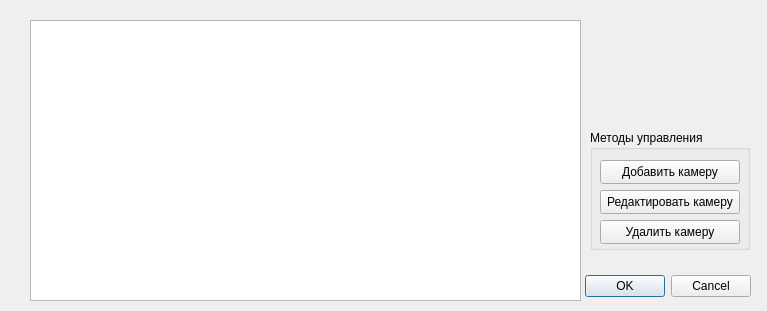
<?xml version="1.0" encoding="UTF-8"?>
<ui version="4.0">
 <class>Cameras</class>
 <widget class="QDialog" name="Cameras">
  <property name="geometry">
   <rect>
    <x>0</x>
    <y>0</y>
    <width>767</width>
    <height>311</height>
   </rect>
  </property>
  <property name="windowTitle">
   <string>Редактирование камер</string>
  </property>
  <widget class="QDialogButtonBox" name="buttonBox">
   <property name="geometry">
    <rect>
     <x>580</x>
     <y>270</y>
     <width>171</width>
     <height>32</height>
    </rect>
   </property>
   <property name="orientation">
    <enum>Qt::Horizontal</enum>
   </property>
   <property name="standardButtons">
    <set>QDialogButtonBox::Cancel|QDialogButtonBox::Ok</set>
   </property>
  </widget>
  <widget class="QTableView" name="tableView">
   <property name="geometry">
    <rect>
     <x>30</x>
     <y>20</y>
     <width>551</width>
     <height>281</height>
    </rect>
   </property>
   <property name="selectionMode">
    <enum>QAbstractItemView::SingleSelection</enum>
   </property>
   <property name="selectionBehavior">
    <enum>QAbstractItemView::SelectRows</enum>
   </property>
  </widget>
  <widget class="QGroupBox" name="groupBox">
   <property name="geometry">
    <rect>
     <x>590</x>
     <y>130</y>
     <width>160</width>
     <height>120</height>
    </rect>
   </property>
   <property name="title">
    <string>Методы управления</string>
   </property>
   <widget class="QPushButton" name="btnAddCamera">
    <property name="geometry">
     <rect>
      <x>10</x>
      <y>30</y>
      <width>140</width>
      <height>24</height>
     </rect>
    </property>
    <property name="text">
     <string>Добавить камеру</string>
    </property>
   </widget>
   <widget class="QPushButton" name="btnEditCamera">
    <property name="geometry">
     <rect>
      <x>10</x>
      <y>60</y>
      <width>140</width>
      <height>24</height>
     </rect>
    </property>
    <property name="text">
     <string>Редактировать камеру</string>
    </property>
   </widget>
   <widget class="QPushButton" name="btnDeleteCamera">
    <property name="geometry">
     <rect>
      <x>10</x>
      <y>90</y>
      <width>140</width>
      <height>24</height>
     </rect>
    </property>
    <property name="text">
     <string>Удалить камеру</string>
    </property>
   </widget>
  </widget>
 </widget>
 <resources/>
 <connections>
  <connection>
   <sender>buttonBox</sender>
   <signal>accepted()</signal>
   <receiver>Cameras</receiver>
   <slot>accept()</slot>
   <hints>
    <hint type="sourcelabel">
     <x>248</x>
     <y>254</y>
    </hint>
    <hint type="destinationlabel">
     <x>157</x>
     <y>274</y>
    </hint>
   </hints>
  </connection>
  <connection>
   <sender>buttonBox</sender>
   <signal>rejected()</signal>
   <receiver>Cameras</receiver>
   <slot>reject()</slot>
   <hints>
    <hint type="sourcelabel">
     <x>316</x>
     <y>260</y>
    </hint>
    <hint type="destinationlabel">
     <x>286</x>
     <y>274</y>
    </hint>
   </hints>
  </connection>
 </connections>
</ui>
